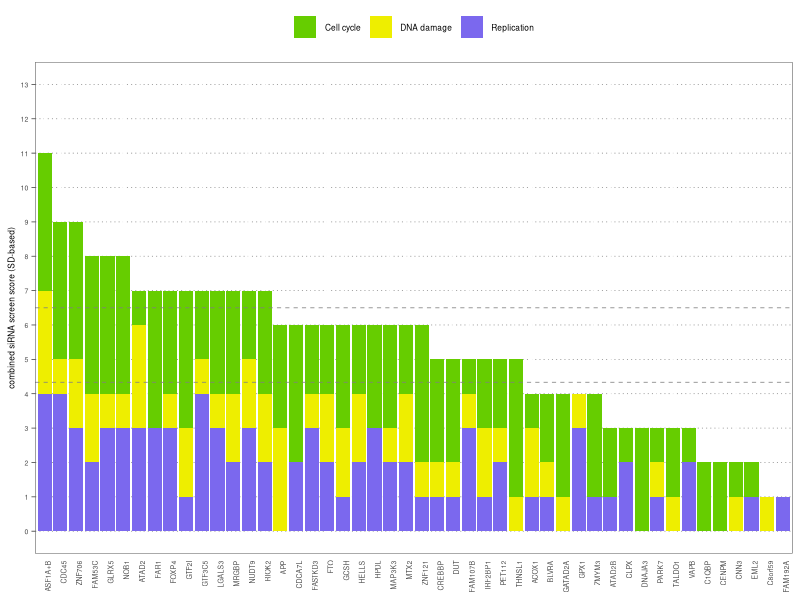
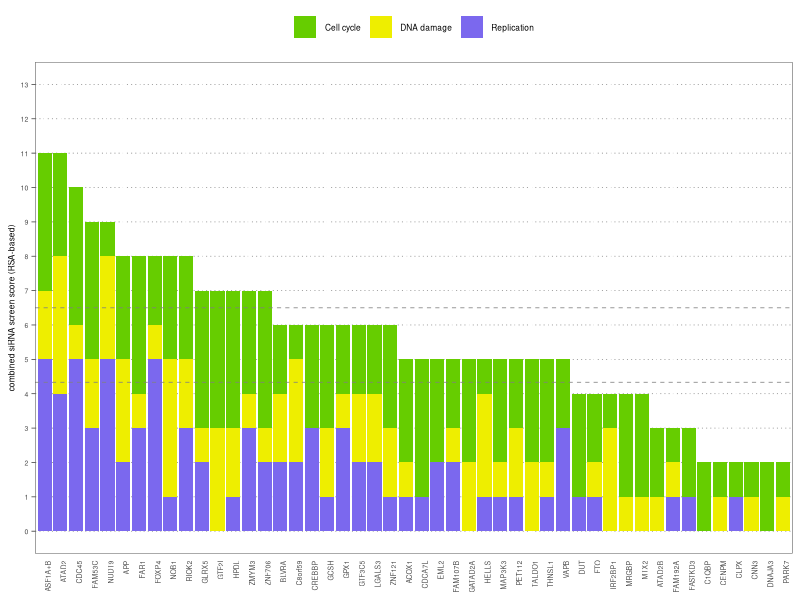

These figures' R source, in order:
## This script creates the plots comparing siRNA screen scoring methods

# Load the necessary libraries
library(data.table); library(ggplot2)

# Note: Set working directory to the script file location 

# Load list of proteins that we followed up
siRNA_results <- fread("Candidates_siRNA_screen.csv")


## SD-based plot

# Get column order for SD-based scoring
my_levels_SD <- siRNA_results[, sum(SD_score, na.rm = TRUE), by = Candidate ][ order(-V1) , Candidate ]

# Set column order
siRNA_results[, Candidate := factor( Candidate, levels = my_levels_SD )]

pScreenSD <- ggplot( siRNA_results, aes(x = Candidate, y = SD_score, fill = Process ))+
              geom_bar( stat = "identity" )+
              geom_hline( yintercept = 13/2, linetype = "dashed", size = 0.25, colour = "grey50")+
              geom_hline( yintercept = 13/3, linetype = "dashed", size = 0.25, colour = "grey50")+
              scale_y_continuous( limits = c(0,13), breaks = seq(0,13,1))+
              ylab("combined siRNA screen score (SD-based)")+
              scale_fill_manual( values = c("chartreuse3", "yellow2", "mediumslateblue"))+
              theme(panel.background = element_blank(), panel.border=element_rect(fill=NA, colour="black", size=0.25),
                    axis.text.y=element_text(size=5), axis.text.x=element_text(size=5, angle = 90, hjust = 1), axis.ticks.y = element_line(size=0.25), axis.ticks.x = element_blank(),
                    plot.background = element_blank(), axis.title.y=element_text(size=6), axis.title.x = element_blank(),
                    legend.title = element_blank(), legend.text = element_text(size=6), legend.position = "top",
                    panel.grid.major.y = element_line(colour = "grey50", size = 0.25, linetype = "dotted"))

# Plot result
ggsave("Screen_SD_bar.pdf", pScreenSD, width=15, height=7, units= "cm")


## RSA-based plot

# Get column order for SD-based scoring
my_levels_RSA <- siRNA_results[, sum(RSA_score, na.rm = TRUE), by = Candidate ][ order(-V1) , Candidate ]

# Set column order
siRNA_results[, Candidate := factor( Candidate, levels = my_levels_RSA )]

pScreenRSA <- ggplot( siRNA_results, aes(x = Candidate, y = RSA_score, fill = Process ))+
              geom_bar( stat = "identity" )+
              geom_hline( yintercept = 13/2, linetype = "dashed", size = 0.25, colour = "grey50")+
              geom_hline( yintercept = 13/3, linetype = "dashed", size = 0.25, colour = "grey50")+
              scale_y_continuous( limits = c(0,13), breaks = seq(0,13,1))+
              ylab("combined siRNA screen score (RSA-based)")+
              scale_fill_manual( values = c("chartreuse3", "yellow2", "mediumslateblue"))+
              theme(panel.background = element_blank(), panel.border=element_rect(fill=NA, colour="black", size=0.25),
                    axis.text.y=element_text(size=5), axis.text.x=element_text(size=5, angle = 90, hjust = 1), axis.ticks.y = element_line(size=0.25), axis.ticks.x = element_blank(),
                    plot.background = element_blank(), axis.title.y=element_text(size=6), axis.title.x = element_blank(),
                    legend.title = element_blank(), legend.text = element_text(size=6), legend.position = "top",
                    panel.grid.major.y = element_line(colour = "grey50", size = 0.25, linetype = "dotted"))

# Plot result
ggsave("Screen_RSA_bar.pdf", pScreenRSA, width=15, height=7, units= "cm")


## Output high-confidence validation overlap
siRNA_results[, lapply(.SD, sum, na.rm = T), .SDcols = c("SD_score", "RSA_score"), by = Candidate][
  SD_score > (13/2) & RSA_score > (13/2) ]



